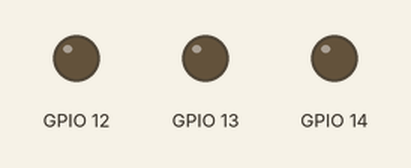
The sketch below on a simulated ESP8266 (Wemos D1 mini). Shown: output pins drawn as LEDs (lit = HIGH).

Above: at 0.15 s.
Timing chart, 0 to 1.6 s (numbered marks = the images above):
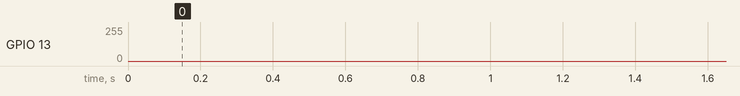

The sketch:

fade-pwm.ino
```cpp
#include "sensor-shield.h"

int brilho = 0;  //variavel para o brilho do LED
int fade = 1;    //incremento do brilho do LED

void setup(void) {
  //Configura o pino digital para saida/output
  pinMode(LED_R, OUTPUT);
  pinMode(LED_G, OUTPUT);
  pinMode(LED_B, OUTPUT);
  //Coloca todos os pinos do LED com sinal baixo
  digitalWrite(LED_R, LOW);
  digitalWrite(LED_G, LOW);
  digitalWrite(LED_B, LOW);
}

void loop(void) {
  //envia o comando de escrita no pino A0 analogico o valor de 0 a 1023
  analogWrite(LED_B, brilho);

  //incrementa o brilho do LED
  brilho = brilho + fade;

  //inverte o sentido do incremento para diminuir o brilho
  if (brilho <= 0 || brilho >= 1023) {
    fade = -fade;
  }

  //pausa para o efeito de fade do LED
  delay(1);
}
```
